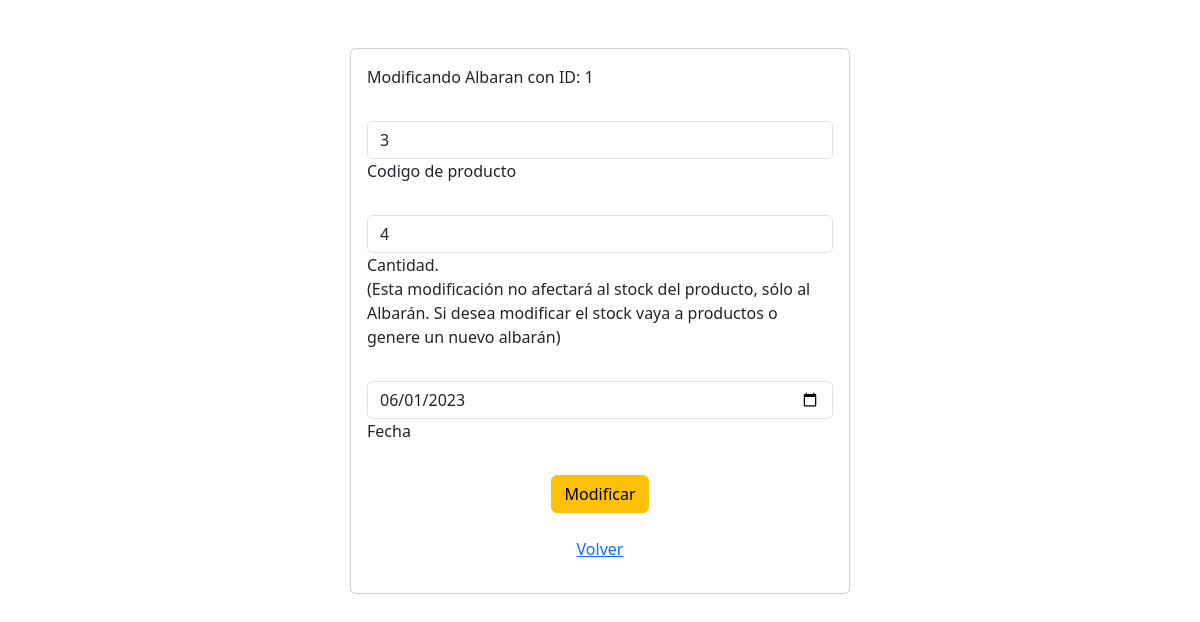
The app's page /ProyectoTarea17/paginas/modificarAlbaran.php?id=1 (signed in) with its own data.
### tables this page shows
CREATE TABLE IF NOT EXISTS ALBARAN (
    Id INT AUTO_INCREMENT PRIMARY KEY,
    cod_producto INT,
    cantidad INT,
    fecha DATE,
    usuario VARCHAR(15),
    activo BOOLEAN DEFAULT true,
    FOREIGN KEY (cod_producto) REFERENCES PRODUCTO(codigo),
    FOREIGN KEY (usuario) REFERENCES USUARIO(user)
);

### ProyectoTarea17/sesion/validaciones.php (called while the page is built, shortened)
<?php
require_once '../BBDD/funciones.php';
function registrar()
{
    return false;
}
?>

### ProyectoTarea17/BBDD/funciones.php (called while the page is built, shortened)
<?php
function getAlbaran($id){
    $DSN = 'mysql:host='.IP.';dbname='.BD;
    try {
        $con = new PDO($DSN,USER,PASS);
        $sql = "SELECT * FROM ALBARAN WHERE Id = :id AND activo = true";
        $stmt = $con->prepare($sql);
        $stmt->bindParam(':id',$id);
        $stmt->execute();
        $albaran = $stmt->fetch(PDO::FETCH_ASSOC);
        return $albaran;
    } catch (PDOException $e) {
        echo $e->getMessage();
    } finally{
        unset($con);
    }
}
?>

### ProyectoTarea17/paginas/modificarAlbaran.php (the view, shortened to what this page needs)
<?php
require '../sesion/validaciones.php';
require_once '../BBDD/funciones.php';
$errores = array ();
if (registrar() && validaAlbaran($errores)) {
    modificarAlbaran($_REQUEST['id'], $_REQUEST['producto'], $_REQUEST['cantidad'], $_REQUEST['fecha'], $_SESSION['usuario']['user']);
    echo '<p> Albaran modificado correctamente... Redirigiendo a Albaranes </p>';
    ?>
<script>
    setTimeout(function() {
        window.location.href = "/ProyectoTarea17/paginas/administrarAlbaranes.php";
    }, 3000); // 3000 milisegundos = 3 segundos
</script>
<?php
}else{
    $albaran = getAlbaran($_REQUEST['id']);
?>
<!DOCTYPE html>
<html lang="es">
<head>
    <link rel="stylesheet" href="../css/style.css">
    <link href="https://cdn.jsdelivr.net/npm/bootstrap@5.3.2/dist/css/bootstrap.min.css" rel="stylesheet"
>
</head>
<body>
    <div class="container col-md-6 col-xl-5 col-xxl-4 card p-3 mt-5  ">
        <form action="" method="post">
            <div class="form-outline mb-4">
                <label class="form-label">Modificando Albaran con ID: <?php echo $albaran['Id']; ?> </label>
            </div>
            <div class="form-outline mb-4">
                <input type="text" id="producto" class="form-control" name="producto" value= '<?php echo $albaran['cod_producto']; ?>' />
                <label class="form-label" for="producto">Codigo de producto</label>
            </div>
            <div class="form-outline mb-4">
                <input type="number" id="cantidad" class="form-control" name="cantidad" value= '<?php echo $albaran['cantidad']; ?>'/>
                <label class="form-label" for="cantidad">Cantidad. <br> (Esta modificación no afectará al stock del producto, sólo al Albarán. Si desea modificar el stock vaya a productos o genere un nuevo albarán)</label>
            </div>
            <div class="form-outline mb-4">
                <input type="date" id="nacimiento" class="form-control" name="fecha" value= '<?php echo $albaran['fecha']; ?>' />
                <label class="form-label" for="nacimiento">Fecha</label>
            </div>
            <div class="text-center">
                <button type="submit" class="btn btn-warning  btn-block mb-4" name="registro">Modificar</button>
                <p><a href="/ProyectoTarea17/paginas/administrarAlbaranes.php">Volver</a></p>
        </form>
    </div>
</body>
</html>
<?php
}
?>

### ProyectoTarea17/css/style.css (style rules this page uses)
body { background-color: #f5f5f5; padding: 0; display: flex; min-height: 100vh; flex-direction: column; }

### records on screen
albaran: Id "1", producto "3", cantidad "4", fecha "06/01/2023"
